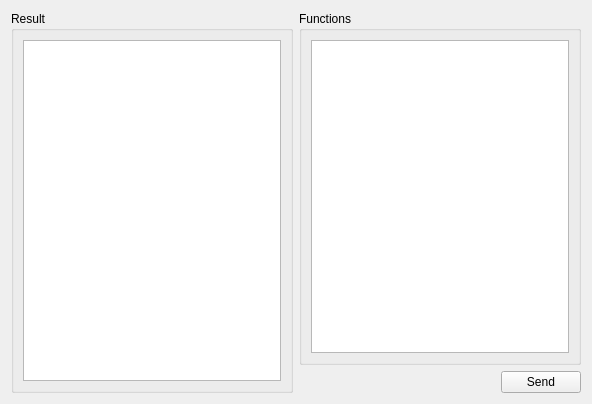
<?xml version="1.0" encoding="UTF-8"?>
<ui version="4.0">
 <class>TabApiTest</class>
 <widget class="QWidget" name="TabApiTest">
  <property name="geometry">
   <rect>
    <x>0</x>
    <y>0</y>
    <width>592</width>
    <height>404</height>
   </rect>
  </property>
  <property name="windowTitle">
   <string>Form</string>
  </property>
  <layout class="QHBoxLayout" name="horizontalLayout_2">
   <item>
    <widget class="QGroupBox" name="groupBox_2">
     <property name="title">
      <string>Result</string>
     </property>
     <layout class="QVBoxLayout" name="verticalLayout_3">
      <item>
       <widget class="QTextEdit" name="textEdit_ret">
        <property name="horizontalScrollBarPolicy">
         <enum>Qt::ScrollBarAsNeeded</enum>
        </property>
        <property name="lineWrapMode">
         <enum>QTextEdit::NoWrap</enum>
        </property>
       </widget>
      </item>
     </layout>
    </widget>
   </item>
   <item>
    <layout class="QVBoxLayout" name="verticalLayout">
     <item>
      <widget class="QGroupBox" name="groupBox">
       <property name="title">
        <string>Functions</string>
       </property>
       <layout class="QVBoxLayout" name="verticalLayout_2">
        <item>
         <widget class="QTextEdit" name="textEdit_arg"/>
        </item>
       </layout>
      </widget>
     </item>
     <item>
      <layout class="QHBoxLayout" name="horizontalLayout_3">
       <item>
        <spacer name="horizontalSpacer_2">
         <property name="orientation">
          <enum>Qt::Horizontal</enum>
         </property>
         <property name="sizeHint" stdset="0">
          <size>
           <width>40</width>
           <height>20</height>
          </size>
         </property>
        </spacer>
       </item>
       <item>
        <widget class="QPushButton" name="pushButton_tabApiTest_send">
         <property name="text">
          <string>Send</string>
         </property>
        </widget>
       </item>
      </layout>
     </item>
    </layout>
   </item>
  </layout>
 </widget>
 <resources/>
 <connections/>
</ui>
